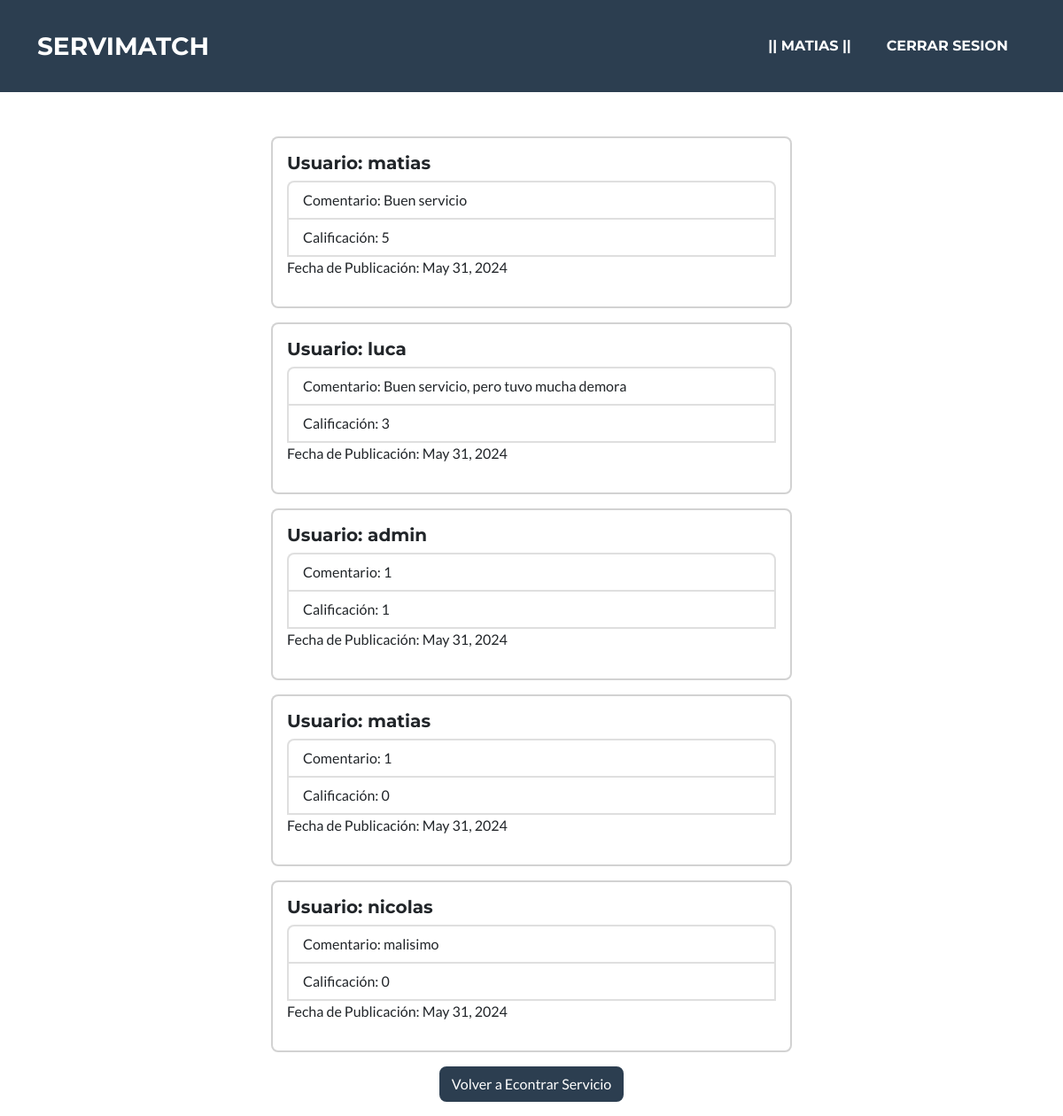
Page /servicio/ofrecer/opiniones/3/ (signed in) on the committed database.
### servicio/models.py (models this page shows)
class Opinion(models.Model):
    servicio = models.ForeignKey(OfrecerServicio, on_delete=models.SET_NULL, null=True, blank= True)
    usuario = models.ForeignKey(User, on_delete=models.CASCADE, default=None)
    comentario = models.TextField()
    calificacion = models.IntegerField(default=0, validators=[MinValueValidator(0), MaxValueValidator(5)])
    fecha_publicacion = models.DateField(auto_now_add=True)

### servicio/views.py (the view)
# urls.py: path("ofrecer/opiniones/<int:pk>/", OpinionServicioList.as_view(),name="ofrecer_servicio_opinion_list"),
class OpinionServicioList(LoginRequiredMixin, ListView):
    model = Opinion
    template_name = "servicio/opiniones.html"
    def get_queryset(self):
        servicio_pk = self.kwargs.get('pk')
        servicio = get_object_or_404(OfrecerServicio, pk=servicio_pk)
        queryset = Opinion.objects.filter(servicio=servicio)
        return queryset

### servicio/templates/servicio/opiniones.html
{% extends 'core/base.html' %}
{% block content %}
<div style="overflow-y: auto; overflow-x: hidden;">
    <div class="mt-5">
        <div class="row justify-content-center align-items-center">
            <div class="col-md-6" style="margin-top: 90px;">
                {% if object_list %}
                    {% for object in object_list %}
                        <div class="card mt-3">
                            <div class="card-body">
                                <h5 class="card-title">Usuario: {{ object.usuario }}</h5>
                                <ul class="list-group">
                                    <li class="list-group-item">Comentario: {{ object.comentario }}</li>
                                    <li class="list-group-item">Calificación: {{ object.calificacion }}</li>
                                    <p>Fecha de Publicación: {{ object.fecha_publicacion }}</p>
                                </ul>
                            </div>
                        </div>
                    {% endfor %}
                {% else %}
                    <p class="fs-5 fst-italic text-center" >No hay comentarios</p>
                {% endif %}
            </div>
        </div>
        <div class="row justify-content-center mt-3">
            <div class="col-md-6 text-center">
                <a href="{% url 'servicio:ofrecer_servicio_list' %}" class="btn btn-secondary mb-3" >Volver a Econtrar Servicio</a>
            </div>
        </div>
    </div>
</div>
{% endblock content %}

### core/templates/core/components/navbar.html (shortened to what this page needs)
<nav class="navbar navbar-expand-lg bg-secondary text-uppercase fixed-top" id="mainNav">
    <div class="container">
        <a class="navbar-brand" href="#page-top">ServiMatch</a>
        <div class="collapse navbar-collapse" id="navbarResponsive">
            {% if user.is_authenticated %}
                <ul class="navbar-nav ms-auto">
                    <li class="nav-item mx-0 mx-lg-1">
                        <a class="nav-link py-3 px-0 px-lg-3 rounded" href="#comenzar">|| {{ user.username }} ||</a>
                    </li>
                    <li class="nav-item mx-0 mx-lg-1">
                        <a class="nav-link py-3 px-0 px-lg-3 rounded" href="{% url 'core:logout' %}">Cerrar Sesion</a>
                    </li>
                </ul>
            {% endif %}
        </div>
    </div>
</nav>

### rows in the picture
Opinion: usuario "matias", comentario "Buen servicio", calificacion "5", fecha_publicacion "May 31, 2024"
Opinion: usuario "luca", comentario "Buen servicio, pero tuvo mucha demora", calificacion "3", fecha_publicacion "May 31, 2024"
Opinion: usuario "admin", comentario "1", calificacion "1", fecha_publicacion "May 31, 2024"
Opinion: usuario "matias", comentario "1", calificacion "0", fecha_publicacion "May 31, 2024"
Opinion: usuario "nicolas", comentario "malisimo", calificacion "0", fecha_publicacion "May 31, 2024"

### other values in the picture
{{ user.username }} "MATIAS"
